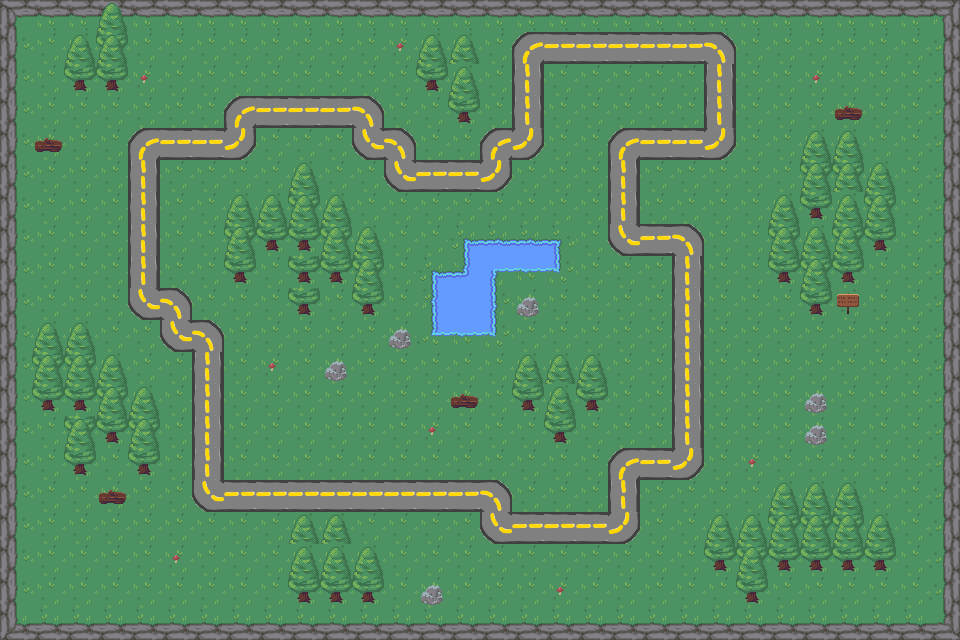

The image is a tile-based game level rendered from a .tmx file. Its description and complete source (layers, tilesets, objects, tile grids) follow:
An orthogonal 30x20 tile map with 32x32 px tiles, 2 tile layers (Background, Road), 2 tilesets.

<map version="1.10" tiledversion="1.10.2" orientation="orthogonal" renderorder="right-down" width="30" height="20" tilewidth="32" tileheight="32" infinite="0" nextlayerid="3" nextobjectid="1">
 <tileset firstgid="1" source="RPG Nature Tileset.tsx" />
 <tileset firstgid="181" source="MyTiles.tsx" />
 <layer id="1" name="Background" width="30" height="20">
  <data encoding="csv">
76,77,77,77,77,77,77,77,77,77,77,77,77,77,77,77,77,77,77,77,77,77,77,77,77,77,77,77,77,78,
96,97,97,97,97,97,97,97,97,97,97,97,97,97,97,97,97,97,97,97,97,97,97,97,97,97,97,97,97,98,
96,97,97,97,97,97,97,97,97,97,97,97,97,97,97,97,97,97,97,97,97,97,97,97,97,97,97,97,97,98,
96,97,97,97,97,97,97,97,97,97,97,97,97,97,97,97,97,97,97,97,97,97,97,97,97,97,97,97,97,98,
96,97,97,97,97,97,97,97,97,97,97,97,97,97,97,97,97,97,97,97,97,97,97,97,97,97,97,97,97,98,
96,97,97,97,97,97,97,97,97,97,97,97,97,97,97,97,97,97,97,97,97,97,97,97,97,97,97,97,97,98,
96,97,97,97,97,97,97,97,97,97,97,97,97,97,97,97,97,97,97,97,97,97,97,97,97,97,97,97,97,98,
96,97,97,97,97,97,97,97,97,97,97,97,97,97,97,97,97,97,97,97,97,97,97,97,97,97,97,97,97,98,
96,97,97,97,97,97,97,97,97,97,97,97,97,97,97,97,97,97,97,97,97,97,97,97,97,97,97,97,97,98,
96,97,97,97,97,97,97,97,97,97,97,97,97,97,97,97,97,97,97,97,97,97,97,97,97,97,97,97,97,98,
96,97,97,97,97,97,97,97,97,97,97,97,97,97,97,97,97,97,97,97,97,97,97,97,97,97,97,97,97,98,
96,97,97,97,97,97,97,97,97,97,97,97,97,97,97,97,97,97,97,97,97,97,97,97,97,97,97,97,97,98,
96,97,97,97,97,97,97,97,97,97,97,97,97,97,97,97,97,97,97,97,97,97,97,97,97,97,97,97,97,98,
96,97,97,97,97,97,97,97,97,97,97,97,97,97,97,97,97,97,97,97,97,97,97,97,97,97,97,97,97,98,
96,97,97,97,97,97,97,97,97,97,97,97,97,97,97,97,97,97,97,97,97,97,97,97,97,97,97,97,97,98,
96,97,97,97,97,97,97,97,97,97,97,97,97,97,97,97,97,97,97,97,97,97,97,97,97,97,97,97,97,98,
96,97,97,97,97,97,97,97,97,97,97,97,97,97,97,97,97,97,97,97,97,97,97,97,97,97,97,97,97,98,
96,97,97,97,97,97,97,97,97,97,97,97,97,97,97,97,97,97,97,97,97,97,97,97,97,97,97,97,97,98,
96,97,97,97,97,97,97,97,97,97,97,97,97,97,97,97,97,97,97,97,97,97,97,97,97,97,97,97,97,98,
116,117,117,117,117,117,117,117,117,117,117,117,117,117,117,117,117,117,117,117,117,117,117,117,117,117,117,117,117,118
</data>
 </layer>
 <layer id="2" name="Road" width="30" height="20">
  <data encoding="csv">
0,0,0,1,0,0,0,0,0,0,0,0,0,0,0,0,0,0,0,0,0,0,0,0,0,0,0,0,0,0,
0,0,1,2,0,0,0,0,0,0,0,0,4,1,1,0,183,182,182,182,182,182,184,0,0,0,0,0,0,0,
0,0,21,21,4,0,0,0,0,0,0,0,0,21,1,0,181,0,0,0,0,0,181,0,0,4,0,0,0,0,
0,0,0,87,0,0,0,183,182,182,182,184,0,0,21,0,181,0,0,0,0,0,181,0,0,0,5,0,0,0,
0,5,0,87,183,182,182,186,0,0,0,185,184,0,0,183,186,0,0,183,182,182,186,0,0,1,1,0,0,0,
0,0,0,0,181,0,0,0,0,1,0,0,185,182,182,186,0,0,0,181,0,0,0,0,0,2,2,1,0,0,
0,0,0,0,181,0,0,1,1,2,1,0,0,0,0,0,0,0,0,181,0,0,0,0,1,21,1,2,0,0,
0,0,0,0,181,0,0,2,21,21,2,1,0,0,69,107,107,70,0,185,182,184,0,0,2,1,2,21,0,0,
0,0,0,0,181,0,0,21,0,21,21,2,0,69,108,66,67,90,0,0,0,181,0,0,21,2,21,0,0,0,
0,0,0,0,185,184,0,0,0,21,0,21,0,88,42,86,23,0,0,0,0,181,0,0,0,21,3,0,0,0,
0,1,1,0,0,185,184,0,0,0,0,0,23,89,67,90,0,0,0,0,0,181,0,0,0,0,0,0,0,0,
0,2,2,1,0,0,181,0,4,0,23,0,0,0,0,0,1,1,1,0,0,181,0,0,0,0,0,0,0,0,
0,21,21,2,1,0,181,0,0,0,0,0,0,0,5,0,21,1,21,0,0,181,0,0,0,23,0,0,0,0,
0,0,2,21,2,0,181,0,0,0,0,0,0,4,0,0,0,21,0,0,0,181,0,0,0,23,0,0,0,0,
0,0,21,0,21,0,181,0,0,0,0,0,0,0,0,0,0,0,0,183,182,186,0,4,0,0,0,0,0,0,
0,0,0,5,0,0,185,182,182,182,182,182,182,182,182,184,0,0,0,181,0,0,0,0,1,1,1,0,0,0,
0,0,0,0,0,0,0,0,0,1,1,0,0,0,0,185,182,182,182,186,0,0,1,1,2,2,2,1,0,0,
0,0,0,0,0,4,0,0,0,1,1,1,0,0,0,0,0,0,0,0,0,0,21,2,21,21,21,21,0,0,
0,0,0,0,0,0,0,0,0,21,21,21,0,23,0,0,0,4,0,0,0,0,0,21,0,0,0,0,0,0,
0,0,0,0,0,0,0,0,0,0,0,0,0,0,0,0,0,0,0,0,0,0,0,0,0,0,0,0,0,0
</data>
 </layer>
</map>
